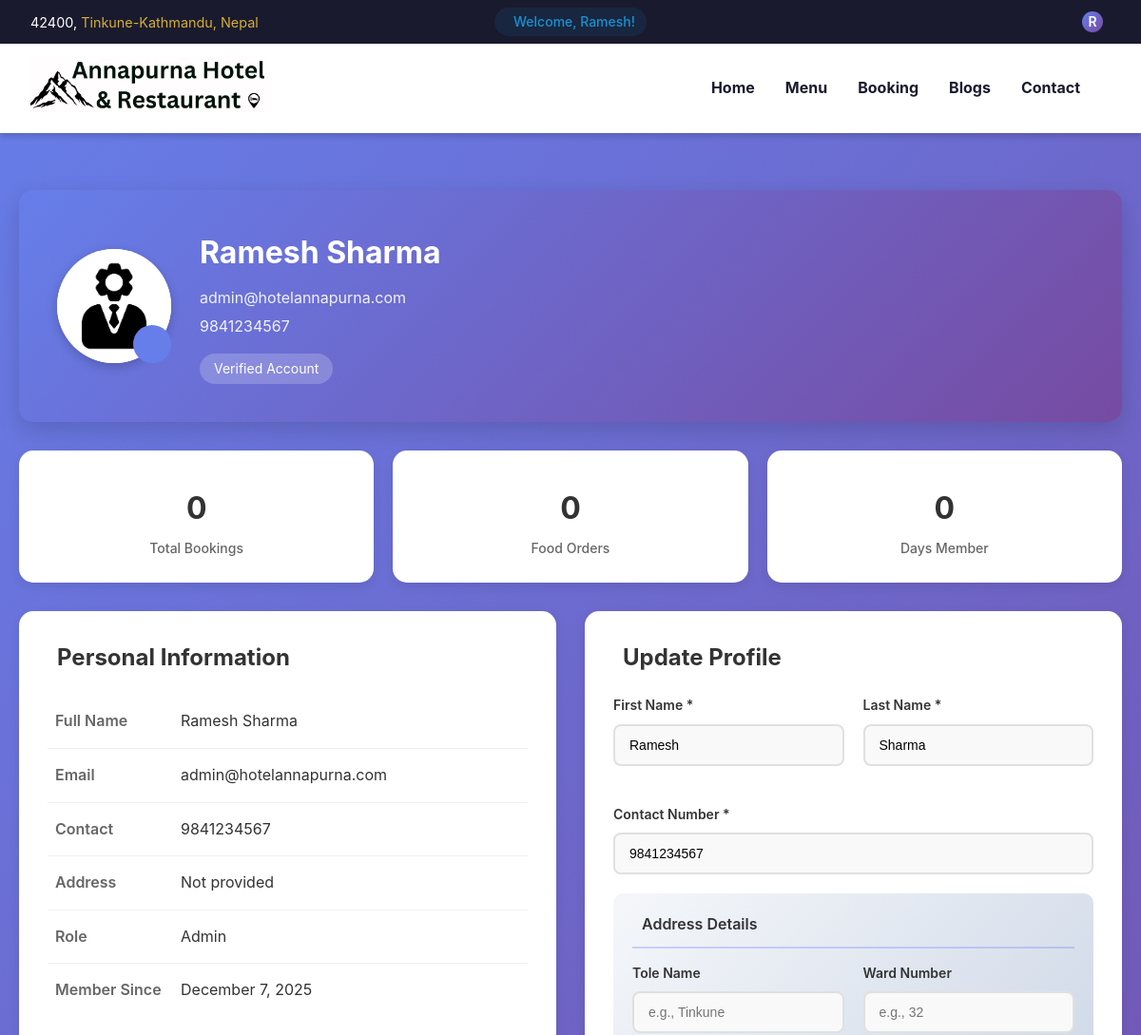
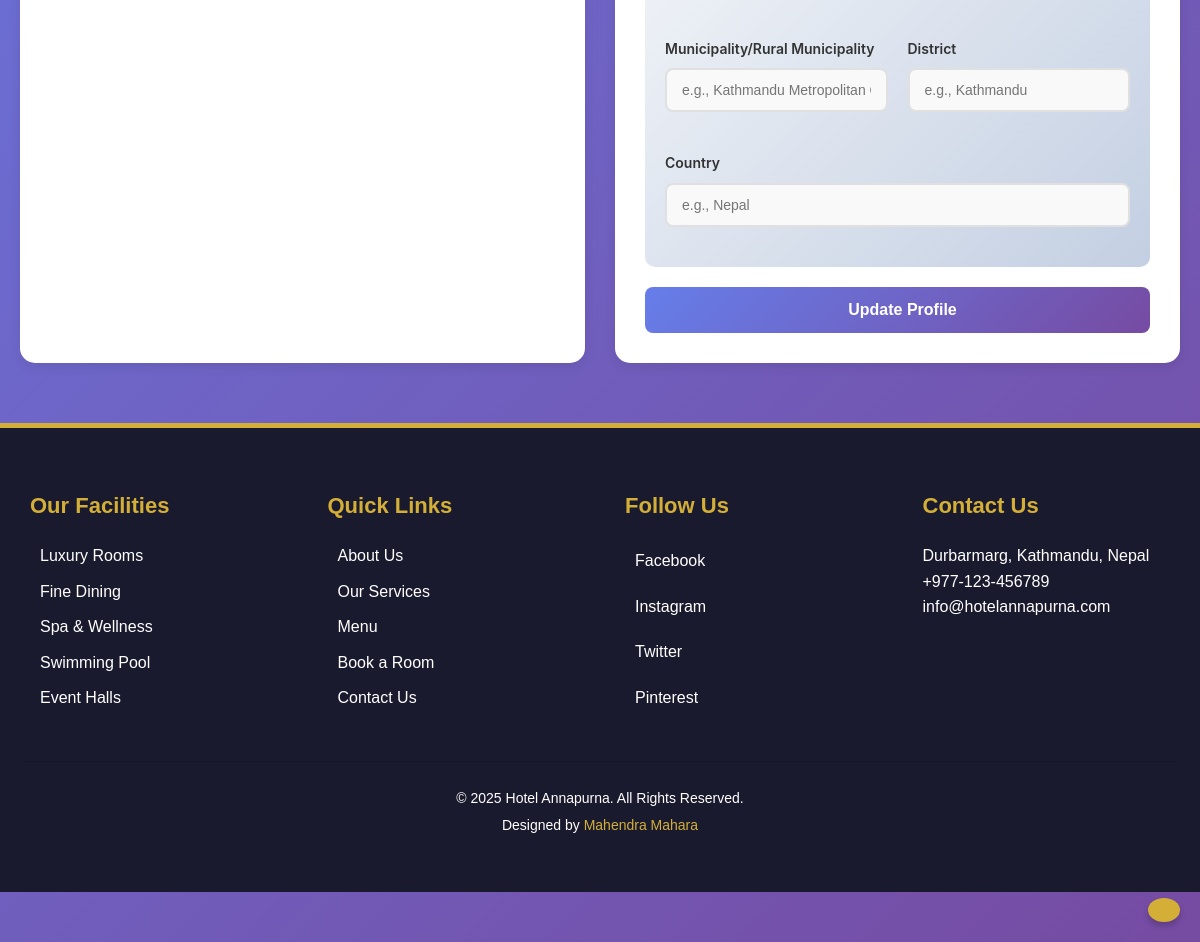
The app's page /profile.php (signed in) with its own data (2 pictures, top to bottom).
### tables this page shows
CREATE TABLE `users` (
  `id` int(11) NOT NULL,
  `first_name` varchar(50) NOT NULL,
  `last_name` varchar(50) NOT NULL,
  `email` varchar(100) NOT NULL,
  `contact` varchar(20) NOT NULL,
  `password` varchar(255) NOT NULL,
  `profile_pic` varchar(255) DEFAULT NULL,
  `address` text DEFAULT NULL,
  `role` enum('admin','staff','customer') DEFAULT 'customer',
  `status` enum('pending','verified','suspended') DEFAULT 'pending',
  `salary` decimal(10,2) DEFAULT NULL,
  `created_at` timestamp NOT NULL DEFAULT current_timestamp(),
  `updated_at` timestamp NOT NULL DEFAULT current_timestamp() ON UPDATE current_timestamp()
);

### profile.php (the view, shortened to what this page needs)
<?php
require_once 'config/db.php';
$user_id = $_SESSION['user_id'];
$stmt = $conn->prepare("SELECT first_name, last_name, email, contact, profile_pic, address, role, status, created_at FROM users WHERE id = ?");
$stmt->bind_param("i", $user_id);
$stmt->execute();
$result = $stmt->get_result();
$user = $result->fetch_assoc();
$address_parts = ['tole' => '', 'ward' => '', 'rural' => '', 'district' => '', 'country' => ''];
function formatAddress($address_json) {
    $parts = json_decode($address_json, true);
    if (!$parts) return 'Not provided';
    $address_string = [];
    return !empty($address_string) ? implode(', ', $address_string) : 'Not provided';
}
include 'includes/header.php';
?>
<div class="profile-container">
    <div class="profile-header">
        <div class="avatar-upload">
            <form method="POST" enctype="multipart/form-data" id="profilePicForm">
                <label for="profile_pic_input">
                    <div class="profile-avatar">
                        <?php if (!empty($user['profile_pic']) && file_exists($user['profile_pic'])): ?>
                            <img src="<?php echo htmlspecialchars($user['profile_pic']); ?>" alt="Profile Picture">
                        <?php else: ?>
                            <?php echo strtoupper(substr($user['first_name'], 0, 1)); ?>
                        <?php endif; ?>
                    </div>
                    <div class="avatar-upload-overlay" title="Change profile picture">
                    </div>
                </label>
            </form>
        </div>
        <div class="profile-info">
            <h1><?php echo htmlspecialchars($user['first_name'] . ' ' . $user['last_name']); ?></h1>
            <p><ion-icon name="mail"></ion-icon> <?php echo htmlspecialchars($user['email']); ?></p>
            <p><ion-icon name="call"></ion-icon> <?php echo htmlspecialchars($user['contact']); ?></p>
            <div class="profile-badge">
                <?php echo ucfirst($user['status']); ?> Account
            </div>
        </div>
    </div>
    <div class="stats-grid">
        <div class="stat-card">
            <div class="stat-value">0</div>
            <div class="stat-label">Total Bookings</div>
        </div>
        <div class="stat-card">
            <div class="stat-value">0</div>
            <div class="stat-label">Food Orders</div>
        </div>
        <div class="stat-card">
            <div class="stat-value">
                <?php
                $join_date = new DateTime($user['created_at']);
                $now = new DateTime();
                $diff = $now->diff($join_date);
                echo $diff->days;
                ?>
            </div>
            <div class="stat-label">Days Member</div>
        </div>
    </div>
    <div class="profile-content">
        <div class="profile-card">
            <h2>
                Personal Information
            </h2>
            <div class="info-row">
                <div class="info-label">
                    Full Name
                </div>
                <div class="info-value"><?php echo htmlspecialchars($user['first_name'] . ' ' . $user['last_name']); ?></div>
            </div>
            <div class="info-row">
                <div class="info-label">
                    Email
                </div>
                <div class="info-value"><?php echo htmlspecialchars($user['email']); ?></div>
            </div>
            <div class="info-row">
                <div class="info-label">
                    Contact
                </div>
                <div class="info-value"><?php echo htmlspecialchars($user['contact']); ?></div>
            </div>
            <div class="info-row">
                <div class="info-label">
                    Address
                </div>
                <div class="info-value"><?php echo formatAddress($user['address']); ?></div>
            </div>
            <div class="info-row">
                <div class="info-label">
                    Role
                </div>
                <div class="info-value"><?php echo ucfirst($user['role']); ?></div>
            </div>
            <div class="info-row">
                <div class="info-label">
                    Member Since
                </div>
                <div class="info-value"><?php echo date('F j, Y', strtotime($user['created_at'])); ?></div>
            </div>
        </div>
        <div class="profile-card">
            <h2>
                Update Profile
            </h2>
            <form method="POST">
                <div class="form-row">
                    <div class="form-group">
                        <label for="first_name">First Name *</label>
                        <input type="text" id="first_name" name="first_name" value="<?php echo htmlspecialchars($user['first_name']); ?>" required>
                    </div>
                    <div class="form-group">
                        <label for="last_name">Last Name *</label>
                        <input type="text" id="last_name" name="last_name" value="<?php echo htmlspecialchars($user['last_name']); ?>" required>
                    </div>
                </div>
                <div class="form-group">
                    <label for="contact">Contact Number *</label>
                    <input type="tel" id="contact" name="contact" value="<?php echo htmlspecialchars($user['contact']); ?>" required>
                </div>
                <div class="address-section">
                    <div class="address-section-title">
                        <span>Address Details</span>
                    </div>
                    <div class="form-row">
                        <div class="form-group">
                            <label for="tole">Tole Name</label>
                            <input type="text" id="tole" name="tole" value="<?php echo htmlspecialchars($address_parts['tole']); ?>" placeholder="e.g., Tinkune">
                        </div>
                        <div class="form-group">
                            <label for="ward">Ward Number</label>
                            <input type="text" id="ward" name="ward" value="<?php echo htmlspecialchars($address_parts['ward']); ?>" placeholder="e.g., 32">
                        </div>
                    </div>
                    <div class="form-row">
                        <div class="form-group">
                            <label for="rural">Municipality/Rural Municipality</label>
                            <input type="text" id="rural" name="rural" value="<?php echo htmlspecialchars($address_parts['rural']); ?>" placeholder="e.g., Kathmandu Metropolitan City">
                        </div>
                        <div class="form-group">
                            <label for="district">District</label>
                            <input type="text" id="district" name="district" value="<?php echo htmlspecialchars($address_parts['district']); ?>" placeholder="e.g., Kathmandu">
                        </div>
                    </div>
                    <div class="form-group">
                        <label for="country">Country</label>
                        <input type="text" id="country" name="country" value="<?php echo htmlspecialchars($address_parts['country']); ?>" placeholder="e.g., Nepal">
                    </div>
                </div>
                <button type="submit" name="update_profile" class="btn-update">
                    Update Profile
                </button>
            </form>
        </div>
    </div>
</div>
<?php include 'includes/footer.php'; ?>

### assets/css/style.css (style rules this page uses)
:root { --primary-color: #ffffff; --secondary-color: #1a1a2e; --accent-color: #d4af37; --hover-color: #f5a623; --band-hover-color: #8bc34a; --shadow-color: rgba(0, 0, 0, 0.15); --border-radius: 12px; --bg-light: #f8f9fd; --bg-dark: #0f1419; --gradient-start: #1a1a2e; --gradient-end: #0f1419; --success-color: #2ecc71; --warning-color: #f39c12; --border-radius: 12px; --border-radius-lg: 20px; --text-color: #2d3748; --input-bg: #f7fafc; --input-border: #e2e8f0; }
* { margin: 0; padding: 0; box-sizing: border-box; }
body { background-color: var(--primary-color); font-family: 'Segoe UI', Tahoma, Geneva, Verdana, sans-serif; color: var(--secondary-color); line-height: 1.6; }

### assets/css/cart.css (style rules this page uses)
* { margin: 0; padding: 0; box-sizing: border-box; }

### assets/css/blog-read.css (style rules this page uses)
* { margin: 0; padding: 0; box-sizing: border-box; }
body { font-family: 'Inter', sans-serif; background: #f8f9fa; color: #2d3748; }

### assets/css/payment.css (style rules this page uses)
.form-group { margin-bottom: 15px; }
.form-group label { display: block; margin-bottom: 8px; font-weight: 600; color: #2d3748; }

### assets/css/my-bookings.css (style rules this page uses)
body { background: linear-gradient(135deg, #667eea 0%, #764ba2 100%); min-height: 100vh; padding-bottom: 50px; }
.stat-card { background: white; padding: 25px; border-radius: 15px; box-shadow: 0 4px 15px rgba(0, 0, 0, 0.08); text-align: center; transition: all 0.3s; }
.stat-value { font-size: 32px; font-weight: 700; color: #333; margin-bottom: 5px; }
.stat-label { font-size: 14px; color: #666; font-weight: 500; }

### assets/css/my-orders.css (style rules this page uses)
body { min-height: 100vh; padding-bottom: 50px; }
.stat-card { background: white; padding: 25px; border-radius: 15px; box-shadow: 0 4px 15px rgba(0, 0, 0, 0.08); text-align: center; transition: all 0.3s; }
.stat-value { font-size: 32px; font-weight: 700; color: #333; margin-bottom: 5px; }
.stat-label { font-size: 14px; color: #666; font-weight: 500; }

### records on screen
users: profile_pic (picture), first_name+last_name "Ramesh Sharma", email "admin@hotelannapurna.com", contact "9841234567", status "Verified", created_at "0", address "Not provided", role "Admin", created_at "December 7, 2025", first_name "Ramesh", last_name "Sharma"

### other values on screen
$userFirstName "Ramesh"
substr($userFirstName, 0, 1) "R"
